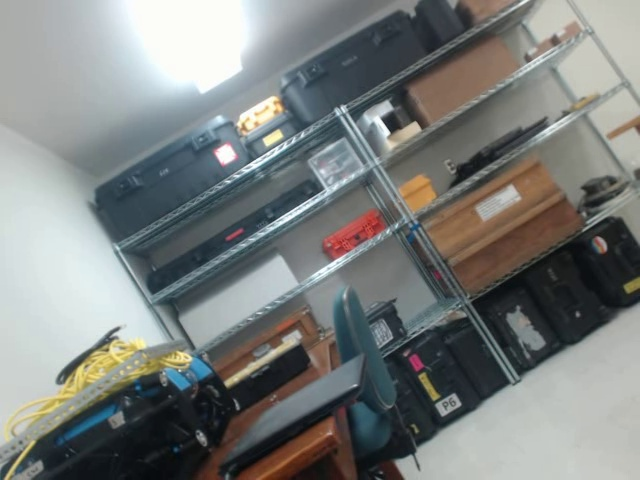
#> input picture image_manipulation/logitech_camera/data/frame129.jpg, 640 x 480 px
$ python image_transformation.py
#> lines starting #> are read from the running program, lines starting #| are printed output that depends on the picture
"""Provides Image Manipulation Module

Functions provided in this module alter the input images
to then pass to object detection algorithms
"""
# ================ Built-in Imports ================

from math import cos, sin
from typing import Tuple

# ================ Third Party Imports ================

from numpy import ndarray, matmul, array
from cv2 import warpPerspective, INTER_LANCZOS4

# ================ User Imports ================

import config

# ================ Authorship ================

__author__ = "Gregory Sanchez"


def get_transformation_matrix(orientation: dict, img_szie: Tuple[float, float]) -> ndarray:
    """Get Transformation Matrix

    Creates the matrix transformation for the image based
    off the orientation data.
    This was taken from https://stackoverflow.com/a/37279632
    """
    pitch = orientation["pitch"].item(0) if config.USE_PITCH else 0
    yaw = orientation["yaw"].item(0) if config.USE_YAW else 0
    roll = orientation["roll"].item(0) if config.USE_ROLL else 0
    dx, dy, dz = 0, 0, 1

    cx, cy = img_szie  # principal point that is usually at the image center

    focal_mm = config.CAM_FOCAL_LENGTH
    sensor_width_mm = config.CAM_SENSOR_WIDTH

    f = (focal_mm / sensor_width_mm) * (cx * 2)  # focal length expressed in pixel units

    # Camera Calibration Intrinsics Matrix
    a2 = array([
        [f, 0, cx, 0],
        [0, f, cy, 0],
        [0, 0, 1,  0]
    ], dtype=float)

    # Inverted Camera Calibration Intrinsics Matrix
    a1 = array([
        [1/f,   0,   -cx/f],
        [0,     1/f, -cy/f],
        [0,     0,   0],
        [0,     0,   1]
    ], dtype=float)

    # Rotation matrices around the X, Y, and Z axis
    rx = array([
        [1,     0,          0,            0],
        [0,     cos(pitch), -sin(pitch), 0],
        [0,     sin(pitch), -cos(pitch), 0],
        [0,     0,          0,            1]
    ], dtype=float)

    ry = array([
        [cos(yaw),    0, sin(yaw),  0],
        [0,           1, 0,         0],
        [-sin(yaw),   0, cos(yaw),  0],
        [0,           0, 0,         1]
    ], dtype=float)

    rz = array([
        [cos(roll), -sin(roll), 0, 0],
        [sin(roll),  cos(roll), 0, 0],
        [0,         0,          1, 0],
        [0,         0,          0, 1]
    ], dtype=float)

    # Translation matrix
    t = array([
        [1, 0, 0, dx],
        [0, 1, 0, dy],
        [0, 0, 1, dz],
        [0, 0, 0, 1]
    ], dtype=float)

    # Compose rotation matrix with RX, RY, RZ (RZ * RY * RX)
    # r = matmul(matmul(rz, ry), rx)
    r = matmul(matmul(rz, rx), ry)

    # Final transformation matrix (A2 * (T * (R * A1))
    h = matmul(a2, matmul(t, matmul(r, a1)))

    return h


def rotate_image(img: ndarray, orientation: dict) -> ndarray:
    """Rotate Image

    @param: img_path (str): path to the image to rotate
    @param: orientation (dict): orientation data of the vessel

    @return: numpy array with the (un)altered image
    """
    cols, rows, colors = img.shape
#> cols = 480; rows = 640; colors = 3

    t = get_transformation_matrix(orientation, (rows/2, cols/2))
#> t = [[0.5, -0.866, 367.8], [0.866, 0.5, -157.1], [0, 0, 1]]
    dst = warpPerspective(img, t, (rows, cols), flags=INTER_LANCZOS4)
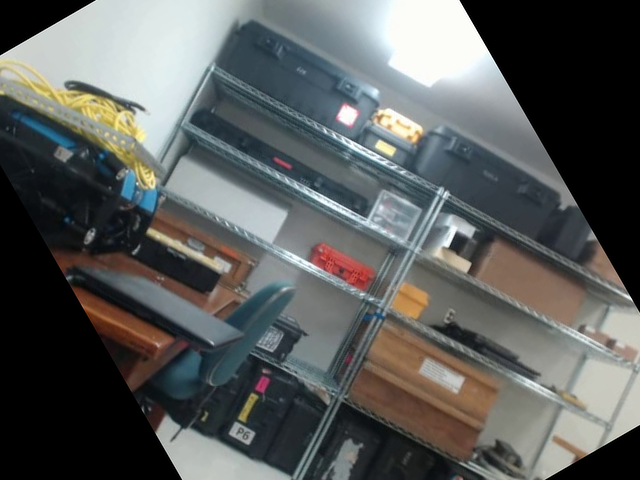
#> dst: shape (480, 640, 3); mean B, G, R 91.5, 92.9, 90.4
#> img is the input picture: shape (480, 640, 3); mean B, G, R 125.5, 127.3, 123.8

    return dst


if __name__ == "__main__":
    from numpy import asarray
    from cv2 import imshow, imread, waitKey, destroyAllWindows, imwrite

    test_data = {
        "pitch": asarray(0),
        "yaw": asarray(0),
        "roll": asarray(1.0472),  # 60 degrees
    }

    # The following image was captured with a Samsung Galaxy S8
    # new_img = rotate_image(imread('./images/img_30_2.jpg'), test_data)

    # The following image was captured with a Logitech c920 Camera
    new_img = rotate_image(imread('./logitech_camera/data/frame129.jpg'), test_data)

    imwrite("saved_img.jpg", new_img)

    imshow('img', new_img)
    waitKey(0)
    destroyAllWindows()

$ run again, with image_manipulation/images/img_30_2.jpg copied over image_manipulation/logitech_camera/data/frame129.jpg
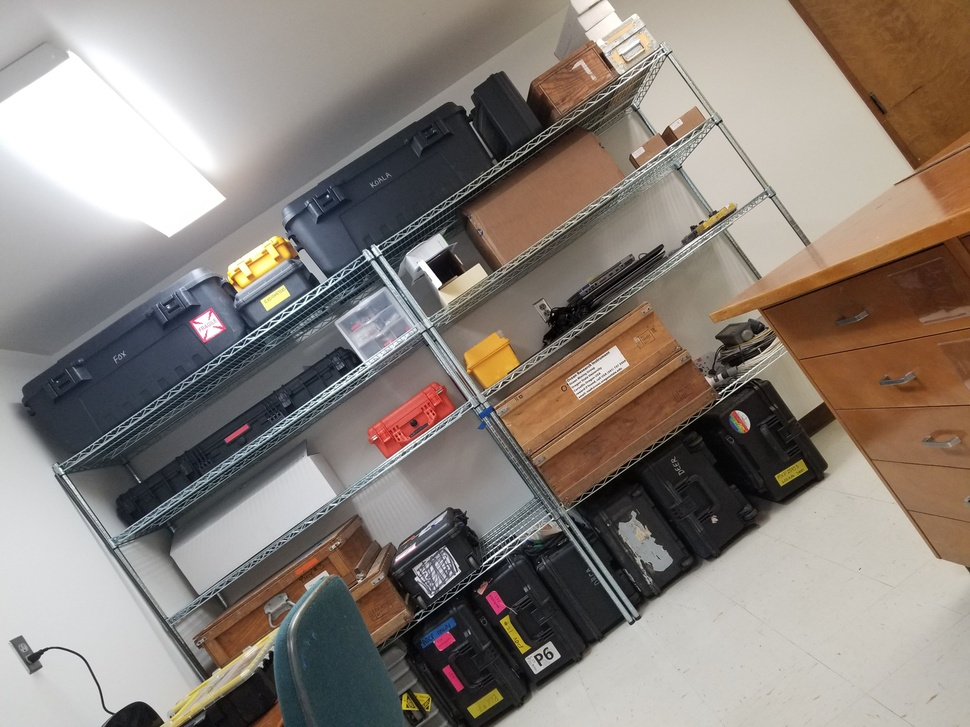
#> input picture image_manipulation/images/img_30_2.jpg, 970 x 727 px, shrunk from 4032 x 3024 before the run
#> cols = 727; rows = 970; colors = 3
#> t = [[0.5, -0.866, 557.3], [0.866, 0.5, -238.3], [0, 0, 1]]
#> in rotate_image, `dst = warpPerspective(img, t, (rows, cols), flags=INTER_LANCZOS4)`:
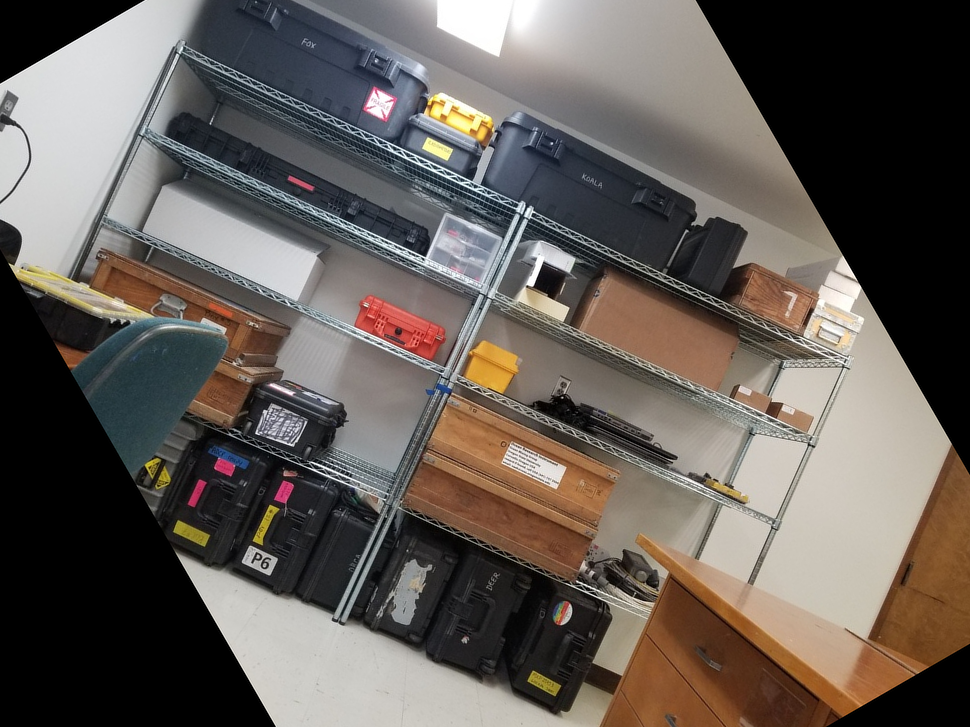
#> dst: shape (727, 970, 3); mean B, G, R 87.1, 92.9, 100.3
#> in rotate_image, img is the input picture: shape (727, 970, 3); mean B, G, R 121.9, 129.3, 138.5

$ run again, with image_manipulation/logitech_camera/data/frame0.jpg copied over image_manipulation/logitech_camera/data/frame129.jpg
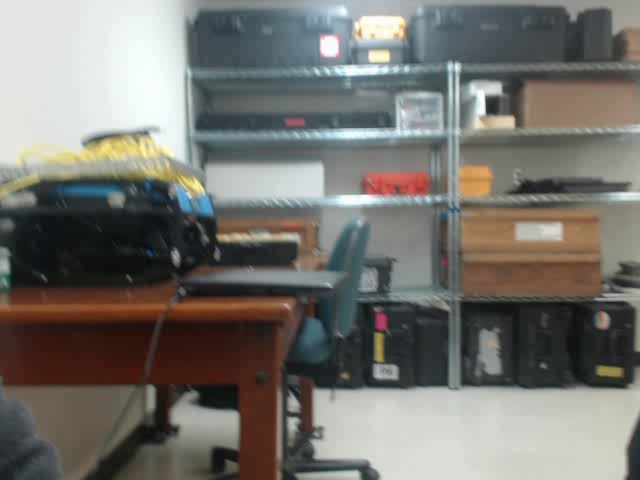
#> input picture image_manipulation/logitech_camera/data/frame0.jpg, 640 x 480 px
#> cols = 480; rows = 640; colors = 3
#> t = [[0.5, -0.866, 367.8], [0.866, 0.5, -157.1], [0, 0, 1]]
#> in rotate_image, `dst = warpPerspective(img, t, (rows, cols), flags=INTER_LANCZOS4)`:
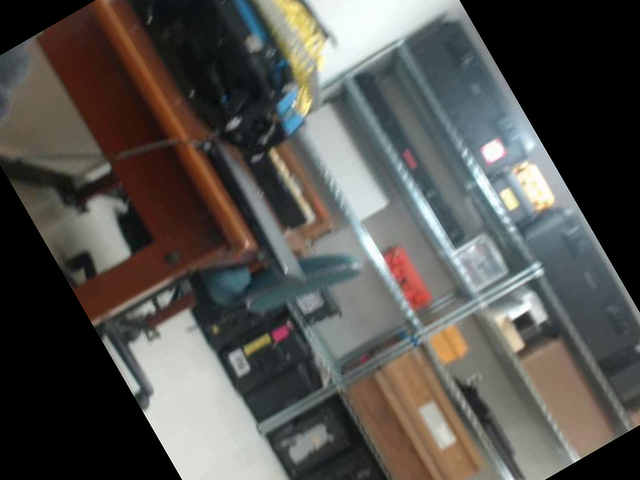
#> dst: shape (480, 640, 3); mean B, G, R 79, 83.2, 85.2
#> in rotate_image, img is the input picture: shape (480, 640, 3); mean B, G, R 110.5, 115.9, 117.5
